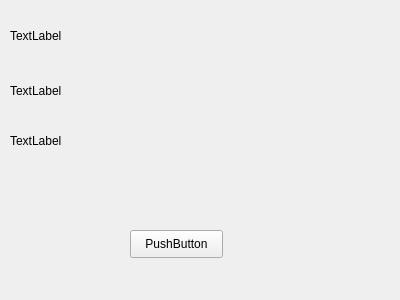
<?xml version="1.0" encoding="UTF-8"?>
<ui version="4.0">
 <class>myWidget</class>
 <widget class="QWidget" name="myWidget">
  <property name="geometry">
   <rect>
    <x>0</x>
    <y>0</y>
    <width>400</width>
    <height>300</height>
   </rect>
  </property>
  <property name="windowTitle">
   <string>myWidget</string>
  </property>
  <widget class="myLabel" name="label">
   <property name="geometry">
    <rect>
     <x>10</x>
     <y>10</y>
     <width>371</width>
     <height>51</height>
    </rect>
   </property>
   <property name="text">
    <string>TextLabel</string>
   </property>
  </widget>
  <widget class="QLabel" name="label_2">
   <property name="geometry">
    <rect>
     <x>10</x>
     <y>120</y>
     <width>361</width>
     <height>41</height>
    </rect>
   </property>
   <property name="text">
    <string>TextLabel</string>
   </property>
  </widget>
  <widget class="QLabel" name="label_3">
   <property name="geometry">
    <rect>
     <x>10</x>
     <y>70</y>
     <width>351</width>
     <height>41</height>
    </rect>
   </property>
   <property name="text">
    <string>TextLabel</string>
   </property>
  </widget>
  <widget class="myButton" name="pushButton">
   <property name="geometry">
    <rect>
     <x>130</x>
     <y>230</y>
     <width>93</width>
     <height>28</height>
    </rect>
   </property>
   <property name="text">
    <string>PushButton</string>
   </property>
  </widget>
 </widget>
 <layoutdefault spacing="6" margin="11"/>
 <customwidgets>
  <customwidget>
   <class>myLabel</class>
   <extends>QLabel</extends>
   <header location="global">mylabel.h</header>
  </customwidget>
  <customwidget>
   <class>myButton</class>
   <extends>QPushButton</extends>
   <header location="global">mybutton.h</header>
  </customwidget>
 </customwidgets>
 <resources/>
 <connections/>
</ui>
